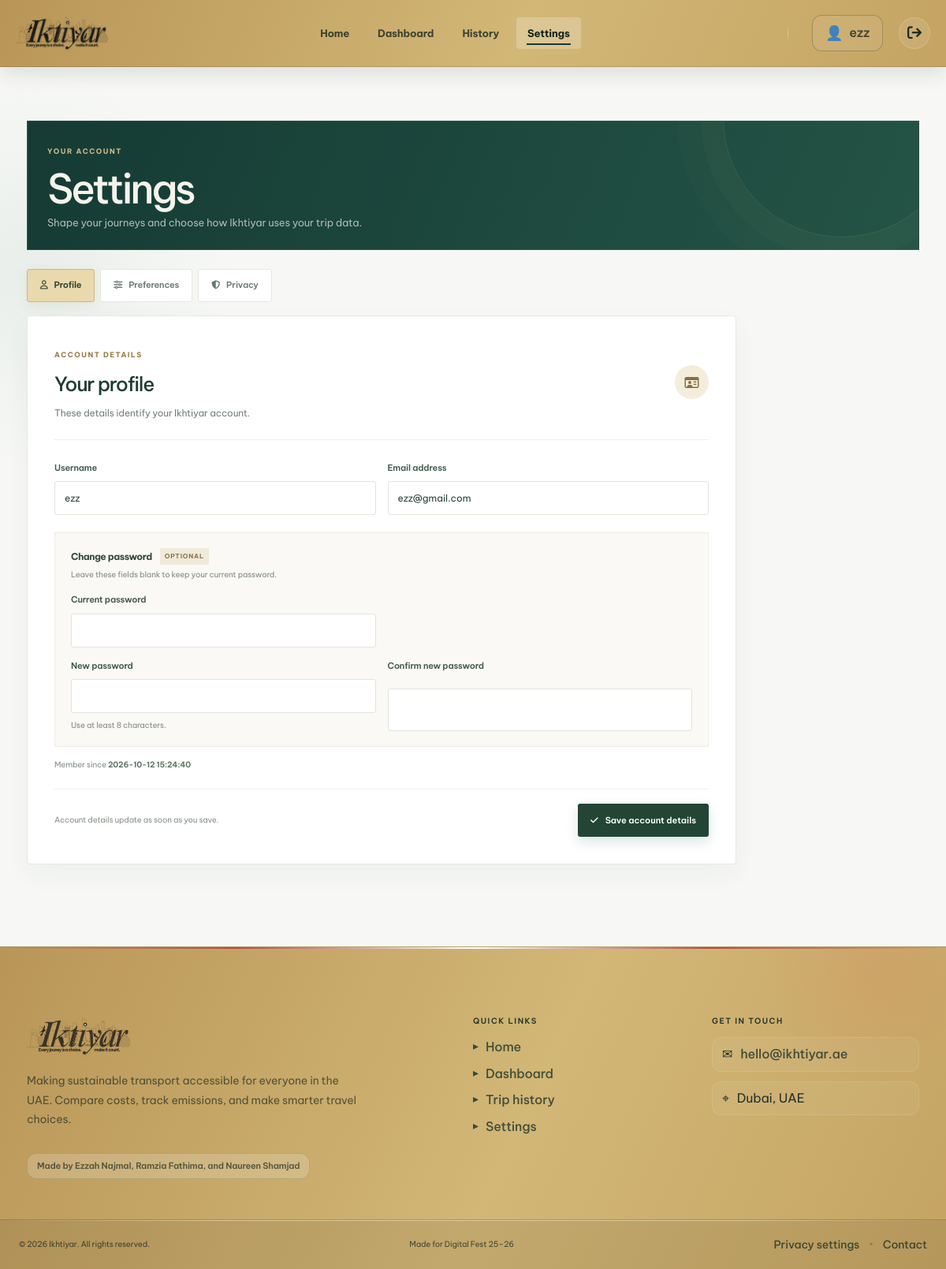
Page /settings (signed in) on the committed database.
### tables this page shows
CREATE TABLE users (
                    id INTEGER PRIMARY KEY AUTOINCREMENT,
                    username TEXT UNIQUE NOT NULL,
                    email TEXT UNIQUE NOT NULL,
                    password TEXT NOT NULL,
                    created_at TIMESTAMP DEFAULT CURRENT_TIMESTAMP,
                    last_login TIMESTAMP
                );

### app.py (the view, shortened to what this page needs)
@app.route('/settings', methods=['GET', 'POST'])
def settings():
    if 'user_id' not in session:
        return redirect(url_for('login'))
    user_id = session['user_id']
    user = db.get_user_by_id(user_id) or {}
    prefs = db.get_preferences(user_id) or {
        'priority_speed': 5, 'priority_cost': 5, 'priority_environment': 5,
        'max_walking_temp': 40, 'budget_per_trip': 50
    }
    privacy = db.get_privacy_settings(user_id)
    active_tab = request.args.get('tab', 'profile')
    if active_tab not in ('profile', 'preferences', 'privacy'):
        active_tab = 'profile'
    return render_template(
        'settings.html', user=user, prefs=prefs, privacy=privacy,
        username=session['username'], email=user.get('email', ''), active_tab=active_tab
    )

### database/db_manager.py (called while the page is built)
    def get_connection(self):
        if USING_POSTGRES:
            conn = psycopg2.connect(self.db_path)
            cursor = conn.cursor(cursor_factory=psycopg2_extras.RealDictCursor)
            return conn, cursor
        else:
            conn = sqlite3.connect(self.db_path)
            conn.row_factory = sqlite3.Row
            return conn, conn.cursor()

    def get_user_by_id(self, user_id):
        conn, cursor = self.get_connection()
        if USING_POSTGRES:
            cursor.execute('SELECT * FROM users WHERE id = %s', (user_id,))
        else:
            cursor.execute('SELECT * FROM users WHERE id = ?', (user_id,))
        user = cursor.fetchone()
        cursor.close()
        conn.close()
        return dict(user) if user else None

    def get_preferences(self, user_id):
        conn, cursor = self.get_connection()
        if USING_POSTGRES:
            cursor.execute('SELECT * FROM user_preferences WHERE user_id = %s', (user_id,))
        else:
            cursor.execute('SELECT * FROM user_preferences WHERE user_id = ?', (user_id,))
        prefs = cursor.fetchone()
        cursor.close()
        conn.close()
        return dict(prefs) if prefs else None

    def get_privacy_settings(self, user_id):
        conn, cursor = self.get_connection()
        try:
            if USING_POSTGRES:
                cursor.execute('SELECT * FROM user_privacy_settings WHERE user_id = %s', (user_id,))
            else:
                cursor.execute('SELECT * FROM user_privacy_settings WHERE user_id = ?', (user_id,))
            row = cursor.fetchone()
            if not row:
                return {'save_trip_history': True, 'personalized_recommendations': True}
            settings = dict(row)
            settings['save_trip_history'] = bool(settings.get('save_trip_history', True))
            settings['personalized_recommendations'] = bool(settings.get('personalized_recommendations', True))
            return settings
        finally:
            cursor.close()
            conn.close()

### templates/settings.html (shortened to what this page needs)
<!DOCTYPE html>
<html lang="en">
<head>
    <link rel="stylesheet" href="{{ url_for('static', filename='css/style.css') }}">
    <link rel="stylesheet" href="{{ url_for('static', filename='css/theme-refresh.css') }}">
    <link rel="stylesheet" href="{{ url_for('static', filename='css/page-polish.css') }}">
    <link rel="stylesheet" href="https://cdnjs.cloudflare.com/ajax/libs/font-awesome/6.5.0/css/all.min.css">
</head>
<body class="settings-page">
<div class="page-wrapper">
    <nav class="navbar" aria-label="Main navigation">
        <div class="container">
            <a href="/home" class="logo" aria-label="Ikhtiyar home">
                <img src="{{ url_for('static', filename='images/ikhtiyar-black.png') }}" alt="Ikhtiyar" onerror="this.style.display='none';this.parentElement.classList.add('logo-missing')">
            </a>
            <div class="nav-links">
                <a href="/home">Home</a>
                <a href="/dashboard">Dashboard</a>
                <a href="/history">History</a>
                <a href="/settings" class="active" aria-current="page">Settings</a>
            </div>
            <div class="nav-user-section">
                <span class="nav-username">{{ username }}</span>
                <a href="/logout" class="logout-link" aria-label="Sign out"><i class="fas fa-arrow-right-from-bracket" aria-hidden="true"></i></a>
            </div>
        </div>
    </nav>
    <main class="main-content">
        <div class="container">
            <header class="page-intro reveal-on-scroll">
                <div><span class="page-kicker">YOUR ACCOUNT</span><h1>Settings</h1><p>Shape your journeys and choose how Ikhtiyar uses your trip data.</p></div>
            </header>
            <div class="settings-layout">
                <nav class="settings-tabs" aria-label="Settings sections">
                    <a class="tab {% if active_tab == 'profile' %}active{% endif %}" href="{{ url_for('settings', tab='profile') }}" role="tab" id="tab-profile" aria-controls="panel-profile" aria-selected="{{ 'true' if active_tab == 'profile' else 'false' }}" {% if active_tab == 'profile' %}aria-current="page"{% endif %} data-settings-tab="profile"><i class="fa-regular fa-user" aria-hidden="true"></i> Profile</a>
                    <a class="tab {% if active_tab == 'preferences' %}active{% endif %}" href="{{ url_for('settings', tab='preferences') }}" role="tab" id="tab-preferences" aria-controls="panel-preferences" aria-selected="{{ 'true' if active_tab == 'preferences' else 'false' }}" {% if active_tab == 'preferences' %}aria-current="page"{% endif %} data-settings-tab="preferences"><i class="fa-solid fa-sliders" aria-hidden="true"></i> Preferences</a>
                    <a class="tab {% if active_tab == 'privacy' %}active{% endif %}" href="{{ url_for('settings', tab='privacy') }}" role="tab" id="tab-privacy" aria-controls="panel-privacy" aria-selected="{{ 'true' if active_tab == 'privacy' else 'false' }}" {% if active_tab == 'privacy' %}aria-current="page"{% endif %} data-settings-tab="privacy"><i class="fa-solid fa-shield-halved" aria-hidden="true"></i> Privacy</a>
                </nav>
                <section class="settings-panel {% if active_tab == 'profile' %}active{% endif %}" id="panel-profile" role="tabpanel" aria-labelledby="tab-profile" data-settings-panel="profile" {% if active_tab != 'profile' %}hidden{% endif %}>
                    <div class="settings-card">
                        <div class="settings-card-heading"><div><span class="page-kicker">ACCOUNT DETAILS</span><h2>Your profile</h2><p>These details identify your Ikhtiyar account.</p></div><span class="settings-card-icon"><i class="fa-regular fa-id-card" aria-hidden="true"></i></span></div>
                        <form method="post" action="{{ url_for('settings', tab='profile') }}" class="settings-form profile-edit-form">
                            <div class="profile-edit-grid">
                                <label for="profile-username">Username<input id="profile-username" class="form-control" type="text" name="username" value="{{ user.username or username }}" minlength="2" maxlength="50" autocomplete="username" required></label>
                                <label for="profile-email">Email address<input id="profile-email" class="form-control" type="email" name="email" value="{{ user.email or email }}" maxlength="254" autocomplete="email" required></label>
                            </div>
                            <div class="password-change-block">
                                <div class="password-change-heading"><h3>Change password <span>OPTIONAL</span></h3><p>Leave these fields blank to keep your current password.</p></div>
                                <div class="password-change-grid">
                                    <label for="current-password">Current password<input id="current-password" class="form-control" type="password" name="current_password" autocomplete="current-password"></label>
                                    <span class="password-grid-spacer" aria-hidden="true"></span>
                                    <label for="new-password">New password<input id="new-password" class="form-control" type="password" name="new_password" minlength="8" autocomplete="new-password"><small>Use at least 8 characters.</small></label>
                                    <label for="confirm-password">Confirm new password<input id="confirm-password" class="form-control" type="password" name="confirm_password" minlength="8" autocomplete="new-password"></label>
                                </div>
                            </div>
                            {% if user.created_at %}<p class="profile-member-since">Member since <strong>{{ user.created_at }}</strong></p>{% endif %}
                            <div class="settings-form-actions"><p>Account details update as soon as you save.</p><button type="submit" class="btn btn-primary"><i class="fa-solid fa-check" aria-hidden="true"></i> Save account details</button></div>
                        </form>
                    </div>
                </section>
            </div>
        </div>
    </main>
    {% include 'components/footer.html' %}
</div>
</body>
</html>

### rows in the picture
users: username "ezz", email "ezz@gmail.com", created_at "2026-10-12 15:24:40"
